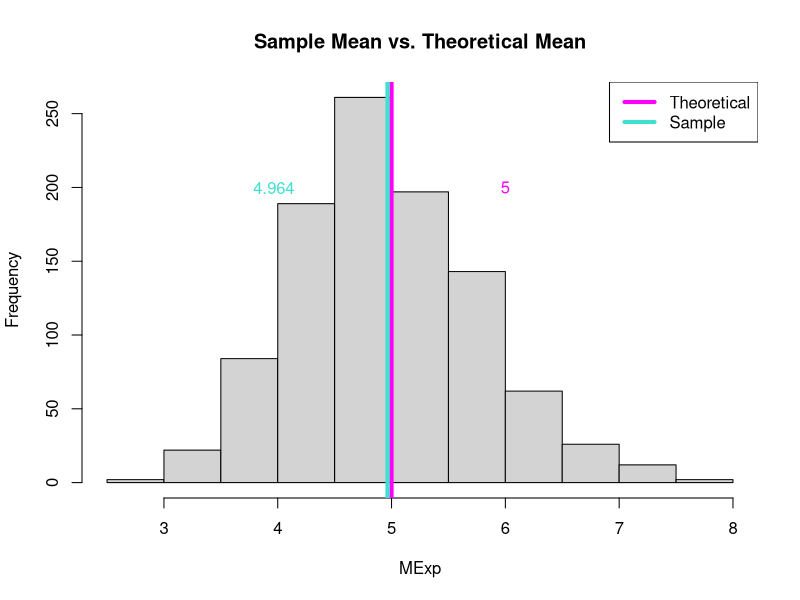
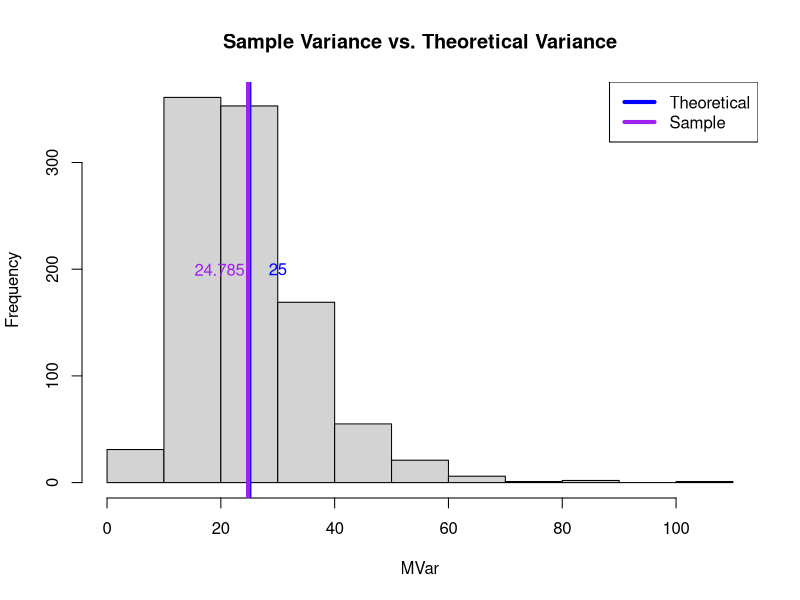
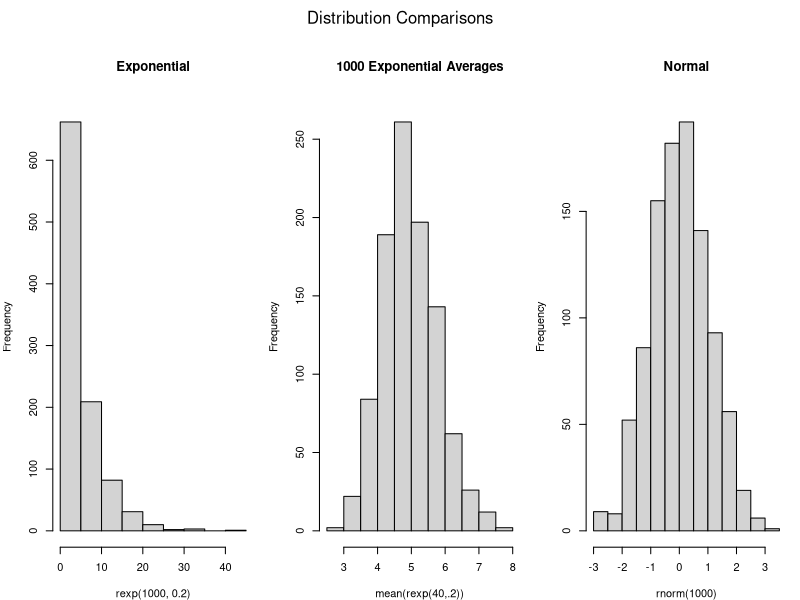

Generate these figures, in order, with R:
## ---- chunk 1
MExp = NULL
set.seed(33)
for (i in 1:1000) MExp = c(MExp, mean(rexp(40,0.2)))
## ---- chunk 2
hist(MExp, main = "Sample Mean vs. Theoretical Mean")
abline(v = 1/0.2, col = "magenta", lwd = 4)
abline(v = mean(MExp), col = "turquoise", lwd = 4)
legend("topright", lty = 1, lwd = 4, col = c("magenta", "turquoise"), legend = c("Theoretical", "Sample"))
text((1/.2)+1, 200, labels = 1/.2, col = "magenta", lwd = 4)
text(mean(MExp)-1, 200, labels = round(mean(MExp),3), col = "turquoise", lwd = 4)
## ---- chunk 3
MVar = NULL
set.seed(33)
for (i in 1:1000) MVar = c(MVar, var(rexp(40,0.2)))
## ---- chunk 4
hist(MVar, main = "Sample Variance vs. Theoretical Variance")
abline(v = (1/0.2)^2, col = "blue", lwd = 4)
abline(v = mean(MVar), col = "purple", lwd = 4)
legend("topright", lty = 1, lwd = 4, col = c("blue", "purple"), legend = c("Theoretical", "Sample"))
text((1/.04)+5, 200, labels = (1/.2)^2, col = "blue", lwd = 2)
text(mean(MVar)-5, 200, labels = round(mean(MVar),3), col = "purple", lwd = 2)
## ---- chunk 5
AExp = NULL
set.seed(33)
for (i in 1:1000)
  AExp = c(AExp, mean(rexp(40,.2)))
## ---- chunk 6
par(mfrow = c(1,3), mar = c(4,4,6,1), oma = c(0,0,2,0))
hist(rexp(1000,.2), main = "Exponential")
hist(AExp, main = "1000 Exponential Averages", xlab = "mean(rexp(40,.2))")
hist(rnorm(1000), main = "Normal")
mtext("Distribution Comparisons", outer = TRUE)
